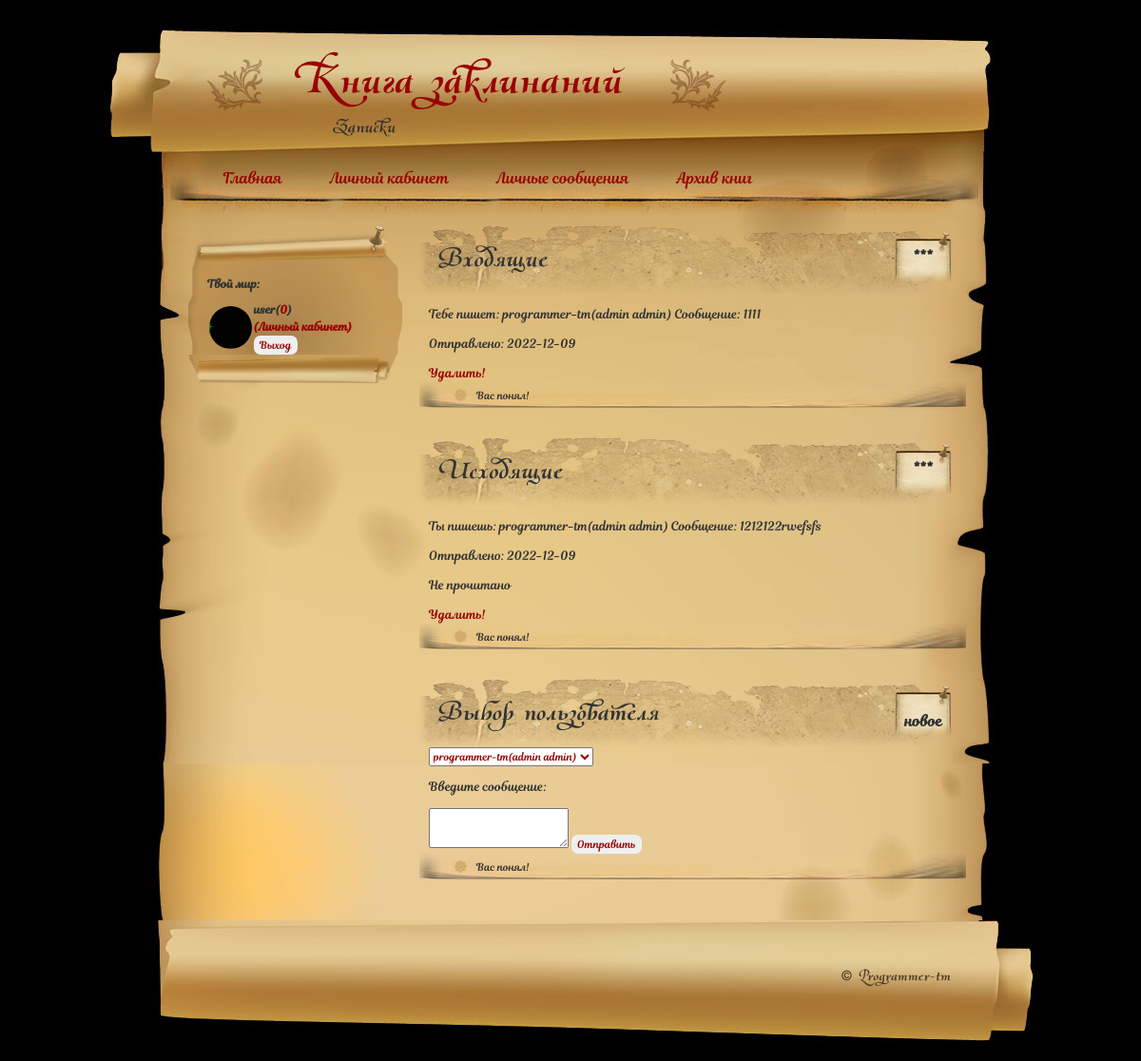
The page /mail/ (signed in) on the database as committed earlier.
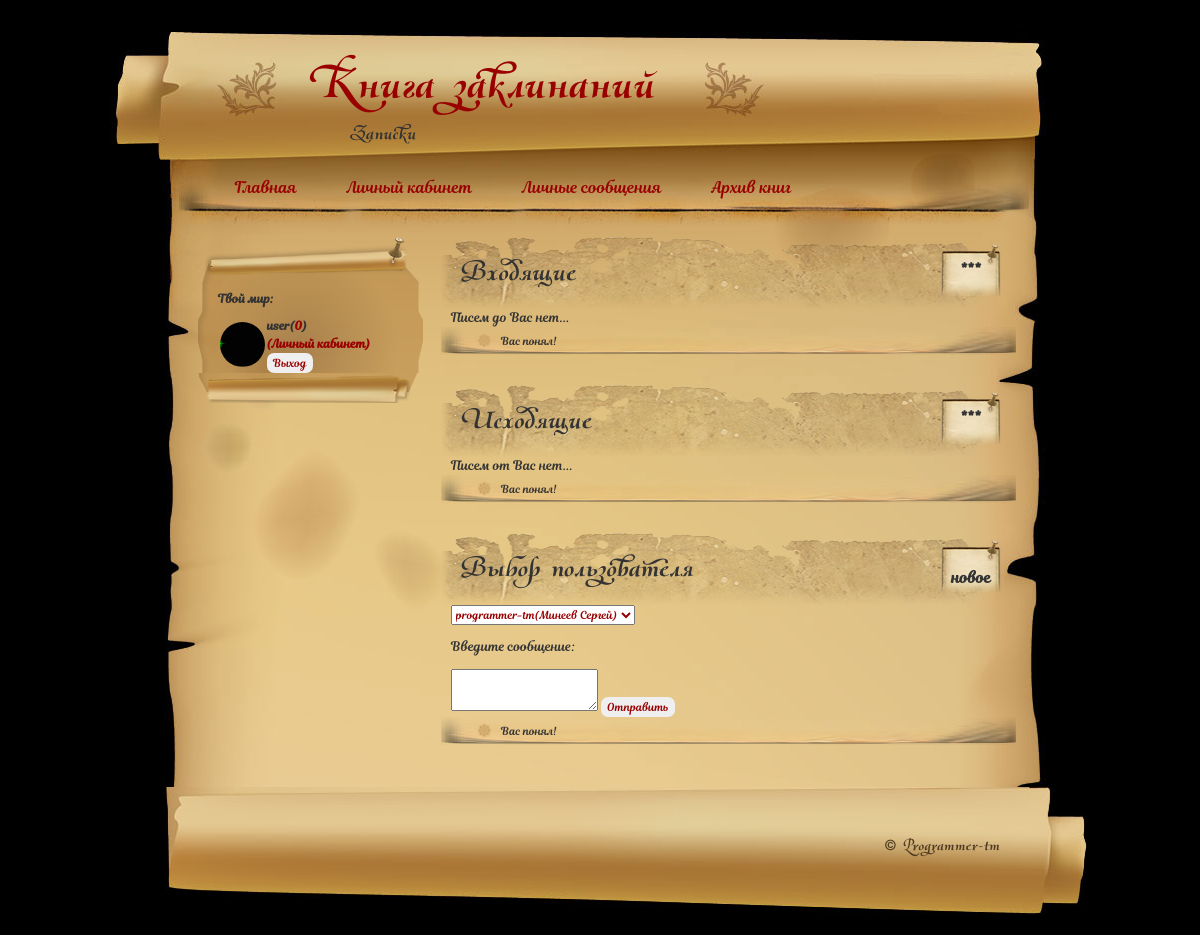
The same page on the database as committed later.
### tables this page shows
CREATE TABLE `users` (
  `id` int(11) NOT NULL,
  `nickname` varchar(13) NOT NULL,
  `name` varchar(20) NOT NULL,
  `surename` varchar(25) NOT NULL,
  `email` varchar(100) NOT NULL,
  `role` tinyint(4) NOT NULL DEFAULT 2,
  `password` varchar(255) NOT NULL,
  `date_register` date NOT NULL DEFAULT current_timestamp(),
  `date_login` date DEFAULT NULL,
  `avatar` varchar(255) DEFAULT NULL,
  `token` varchar(16) DEFAULT NULL
);

CREATE TABLE `messages` (
  `id` int(11) NOT NULL,
  `from_id` int(11) NOT NULL,
  `to_id` int(11) NOT NULL,
  `message` varchar(255) NOT NULL,
  `date_write` date NOT NULL DEFAULT current_timestamp(),
  `date_read` date DEFAULT NULL
);

### core/model/functions.php (called while the page is built, shortened)
<?php
function allContent(){
    global $box;
    return mysqli_fetch_all(mysqli_query($box['db'], "SELECT * FROM {$box['table']} {$box['params']}"), MYSQLI_ASSOC);
}
function freeContent(){
    global $box;
    return mysqli_fetch_all(mysqli_query($box['db'], $box['params']), MYSQLI_ASSOC);
}
function clearData(){
    global $box;
    $box['table'] = "";
    $box['params'] = "";
}
function getLogin(){
    if ($_SESSION['login']){
        return $_SESSION['login'];
    } else {
        return "Гость";
    }
}
function getMail(){
    global $box;
    if ($_SESSION['id'] != ""){
        $box['table']="messages";
        $box['params']="where `to_id` = '{$_SESSION['id']}'";
        $box['incoming']=allContent();
        $box['table']="messages";
        $box['params']="where `from_id` = '{$_SESSION['id']}'";
        $box['outgoing']=allContent();
    }
}
function getUsers($cmd=""){
    global $box;
    $box['table']="users";
    if ($cmd == ""){
        $box['params']="where id<>'{$_SESSION['id']}'";
    } else {
        $box['params']="";
    }
    return allContent();
}
function getMailCount(){
    global $box;
    if ($_SESSION['id'] != ""){
        $box['table']="messages";
        $box['params']="SELECT count('id') as CountMail FROM `{$box['table']}` WHERE `to_id` = '{$_SESSION['id']}' and `date_read` is NULL";
        $box['mail']=freeContent()['0']['CountMail'];
    }
}
function getConfig(){
    global $box;
    if (!$config){
        $box['config'] = parse_ini_file("../core/config/config.ini", true);
    }
}
function render(){
    global $box;
    include_once "../core/theme/".$box['config']['site']['theme']."/".$box['route'].".php";
    $box['data'] = ob_get_contents();
    include_once "../core/theme/".$box['config']['site']['theme']."/main.php";
}

### core/router/router.php (called while the page is built, shortened)
<?php
include_once "../core/model/functions.php";
$box=['route' => explode("/", $_SERVER["REQUEST_URI"])[1]];
include_once "../core/controller/".$box['route'].".php";
render();

### public/index.php (called while the page is built)
<?php
include_once "../core/router/router.php";

### core/controller/mail.php (called while the page is built, shortened)
<?php
if ($_SESSION['id']){
    include_once "../core/model/functions.php";
    $box['page']="Записки";
    getMailCount();
    getMail();
    $box['userlist']=getUsers();
} else {
    include_once "../core/model/functions.php";
    browse();
}

### core/theme/scroll/mail.php (the view, shortened to what this page needs)
<?php if(empty($box['incoming'])):?>
    <div class="post">
	    <div class="post-title">
		<div class="post-date">
			<br>
			<center>***</center>
		</div>
		<h2>
            Входящие
		</h2>
        </div>
        <div class="post-entry">
            Писем до Вас нет...
        </div>
        <div class="post-info">
            Вас понял!
        </div>
    </div>
<?php else:?>
    <div class="post">
	    <div class="post-title">
		<div class="post-date">
			<br>
			<center>***</center>
		</div>
		<h2>
            Входящие
		</h2>
        </div>
        <div class="post-entry">
            <?php foreach($box['incoming'] as $in):?>
                <?php foreach($box['userlist'] as $to):?>
                    <?php if($to['id'] == $in['from_id']):?>
                        <p>Тебе пишет: <?=$to['nickname'];?>(<?=$to['surename'];?> <?=$to['name'];?>) Сообщение: <?=$in['message'];?></p>
                    <?php endif;?>
                <?php endforeach;?>
                <p>Отправлено: <?=$in['date_write'];?></p>
                <a href=/mail/?cmd=del&m_id=<?=$in['id'];?>>Удалить!</a>
            <?php endforeach;?>
        </div>
        <div class="post-info">
            Вас понял!
        </div>
    </div>
<?php endif;?>
<?php if(empty($box['outgoing'])):?>
    <div class="post">
	    <div class="post-title">
		<div class="post-date">
			<br>
			<center>***</center>
		</div>
		<h2>
            Исходящие
		</h2>
        </div>
        <div class="post-entry">
            Писем от Вас нет...
        </div>
        <div class="post-info">
            Вас понял!
        </div>
    </div>
<?php else:?>
    <div class="post">
	    <div class="post-title">
		<div class="post-date">
			<br>
			<center>***</center>
		</div>
		<h2>
            Исходящие
		</h2>
        </div>
        <div class="post-entry">
            <?php foreach($box['outgoing'] as $out):?>
                <?php foreach($box['userlist'] as $to):?>
                    <?php if($to['id'] == $out['to_id']):?>
                        <p>Ты пишешь: <?=$to['nickname'];?>(<?=$to['surename'];?> <?=$to['name'];?>) Сообщение: <?=$out['message'];?></p>
                    <?php endif;?>
                <?php endforeach;?>
                <p>Отправлено: <?=$out['date_write'];?></p>
                <p>
                <?php if(!is_null($out['date_read'])):?>
                    Прочитано: <?=$out['date_read'];?>
                <?php else:?>
                    Не прочитано
                <?php endif;?>
                </p>
                <a href=/mail/?cmd=del&m_id=<?=$out['id'];?>>Удалить!</a>
            <?php endforeach;?>
        </div>
        <div class="post-info">
            Вас понял!
        </div>
    </div>
<?php endif;?>
<?php if($_SESSION['id'] !=""):?>
    <div class="post">
	<div class="post-title">
		<div class="post-date">
        <br>
        <p class="post-date-title">Новое</p>
		</div>
		<h2>Выбор пользователя</h2>
	</div>
	<div class="post-entry">
    <form method="post" enctype="multipart/form-data">
        <select name="to_id">
            <?php foreach($box['userlist'] as $to):?>
                <option value="<?=$to['id'];?>"><?=$to['nickname'];?>(<?=$to['surename'];?> <?=$to['name'];?>)</option>
            <?php endforeach;?>
        </select>
        <p>Введите сообщение:</p>
        <textarea name="message"></textarea>
        <button type="submit">Отправить</button>
    </form>
	</div>
	<div class="post-info">
    Вас понял!
	</div>
    </div>
<?php endif;?>

### core/theme/scroll/main.php (shortened to what this page needs)
<!DOCTYPE html>
<html lang="ru">
<head>
    <link rel="stylesheet" type="text/css" href="/css/style_scroll.css" />
</head>
<body>
	<div id="page">
	<div id="page-top">
	<div id="page-bottom">
	<div id="header">
	<div id="header-info">
		<h1><a href="/"><?=$box['config']['site']['title'];?></a></h1>
		<div class="description"><?=$box['page'];?></div>
	</div>
	<div id="header-menu">
		<ul>
			<li><a href="/">Главная</a></li>
			<?php if($_SESSION['id']):?>
			<li><a href="/admin/">Личный кабинет</a></li>
			<li><a href="/mail/">Личные сообщения</a></li>
			<?php endif;?>
			<li><a href="/downloads/books.pdf.zip">Архив книг</a></li>
		</ul>
	</div>
	</div>
	<div id="main">
	<div id="sidebar">
	<div class="sidebar-box">
	<div class="sidebar-box-top"></div>
	<div class="sidebar-box-in">
		<h3>Твой мир:</h3>
		<h4>
			<?php if (getLogin() != "Гость"):?>
				<?=$_SESSION['login']?>(<a href="/mail/" title="Непрочитанных сообщений: <?=$box['mail'];?>"><?=$box['mail'];?></a>)<a title="Приветствуем тебя, пользователь: <?=getLogin();?>" href="/admin/"><img src="/img/<?php echo ($_SESSION['avatar']) ?: 'admin.gif';?>" alt="<?=$_SESSION['login'];?>" align="left" hspace="2" class="menu-img"><br>(Личный кабинет)</a><br>
                <input type="button" onclick="alert('Уважаемый, <?=$_SESSION['login'];?>, ждем Вас снова в гости!'); document.location.href = '/logout';" value="Выход"/>
            <?php else:?>
				<input type="button" onclick="document.location.href = '/admin';" value="Вход на сайт (<?=getLogin();?>)"/>
			<?php endif;?>
		</H4>
	</div>
	<div class="sidebar-box-bottom"></div>
	</div>
	</div>
	<div id="content">
		<?=$box['data'];?>
		</div>
	</div>
	<div id="footer">
	&copy; Programmer-tm
	</div>
	</div></div></div>
</body>
</html>

### public/css/style_scroll.css (style rules this page uses)
body { margin: 0; background: #000000; }
h1, h2, h3, h4 { margin: 0; }
img { border: 0; }
#page { margin: 0 auto; width: 980px; background: url("../images/page.jpg") repeat-y; }
#page-top { width: 980px; background: url("../images/page_top.jpg") no-repeat; }
#page-bottom { width: 980px; background: url("../images/page_bottom.jpg") no-repeat left bottom; }
#header { width: 980px; height: 237px; position: relative; }
#header #header-info { position: absolute; top: 52px; left: 200px; width: 500px; }
#header #header-info h1 { color: #333333; font: normal 52px 'Olietta script Lyrica BoldItalic'; padding-bottom: 5px; }
#header #header-info h1 a { color: #990000; text-decoration: none; }
#header #header-info .description { color: #333333; padding-left: 40px; font: normal 22px 'Olietta script Lyrica BoldItalic'; }
#header #header-menu { position: absolute; top: 170px; left: 100px; width: 770px; height: 36px; }
#header #header-menu ul { margin: 0; padding: 0; list-style-type: none; height: 36px; }
#header #header-menu ul li { float: left; height: 36px; font: normal 16px/36px 'Magnolia Script'; color: #333333; padding: 0 25px; }
#header #header-menu ul li a { color: #990000; text-decoration: none; }
#main { width: 980px; }
#sidebar { float: left; width: 225px; padding: 0 18px 0 88px; font: normal 12px/18px 'Magnolia Script'; color: #333333; }
#sidebar a { color: #990000; text-decoration: none; }
#sidebar .sidebar-box { width: 225px; margin-bottom: 20px; }
#sidebar .sidebar-box-in { width: 205px; background: url("../images/sidebar_box_in.png") repeat-y; padding-left: 20px; }
#sidebar .sidebar-box-top { width: 225px; height: 53px; background: url("../images/sidebar_box_top.png") no-repeat; }
#sidebar .sidebar-box-bottom { width: 225px; height: 30px; background: url("../images/sidebar_box_bottom.png") no-repeat; }
#sidebar h3 { font: bold 12px 'Magnolia Script'; color: #333333; padding-bottom: 10px; }
#content { float: left; width: 580px; }
#content .post { float: left; margin-bottom: 30px; width: 580px; }
#content .post .post-title { width: 540px; padding: 0 20px; height: 72px; font: normal 12px 'Magnolia Script'; color: #333333; background: url("../images/post_title.png") no-repeat; }
#content .post .post-title h2 { color: #333333; font: normal 32px 'Olietta script Lyrica BoldItalic'; padding: 15px 0 5px 0; }
#content .post .post-title .post-date { float: right; font: bold 15px 'Magnolia Script'; color: #333333; text-align: left; background: url("../images/post_date.png") no-repeat; width: 60px; height: 72px; text-transform: lowercase; }
#content .post-date-title { margin-top: 13px; text-align: center; }
#content .post .post-entry { font: normal 13px/18px 'Magnolia Script'; color: #333333; width: 560px; padding: 0 10px; clear: both; }
#content .post .post-info { padding: 0px 0px 0 60px; width: 515px; height: 28px; clear: both; background: url("../images/post_info.png") no-repeat; font: normal 11px/28px 'Magnolia Script'; color: #333333; }
#footer { width: 800px; height: 150px; color: #4f3b22; font: normal 18px/120px 'Olietta script Lyrica BoldItalic'; text-align: right; padding: 10px 90px 0 90px; }
.menu-img { border-radius: 100%; width: 45px; height: 45px; margin-top: 5px; }
input,select,textarea,button,label,input[type="file"] { font: normal 11px/18px 'Magnolia Script'; color: #990000; }
button,input[type="button"],input[type="file"] { border-radius: 7px; border: none; }
#content .post .post-entry a { color: #990000; text-decoration: none; }

Rows that differ between the two databases and show on the page:
removed messages: message "1111", date_write "2022-12-09", shown under "Входящие"
no longer on this page (row edited): users: nickname "programmer-tm", surename "admin", name "admin"
removed messages: message "1212122rwefsfs", date_write "2022-12-09", shows "Не прочитано", shown under "Исходящие"
Other text that changed with them:
form field to_id: "programmer-tm(admin admin)" → "programmer-tm(Минеев Сергей)"
text now shown: "Писем до Вас нет... Писем от Вас нет..."
